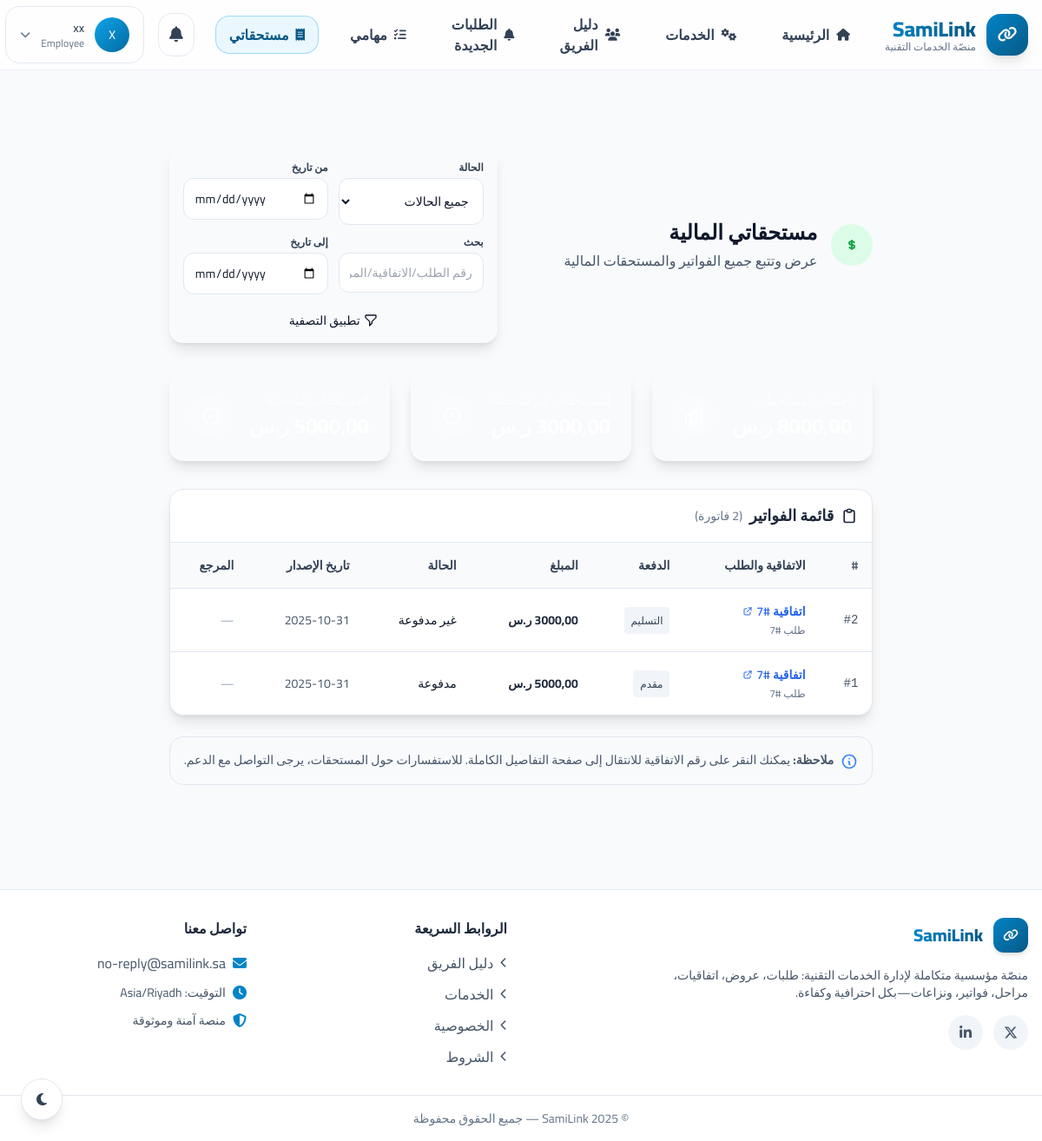
Page /finance/employee/dues/ (signed in) on the earlier database version.
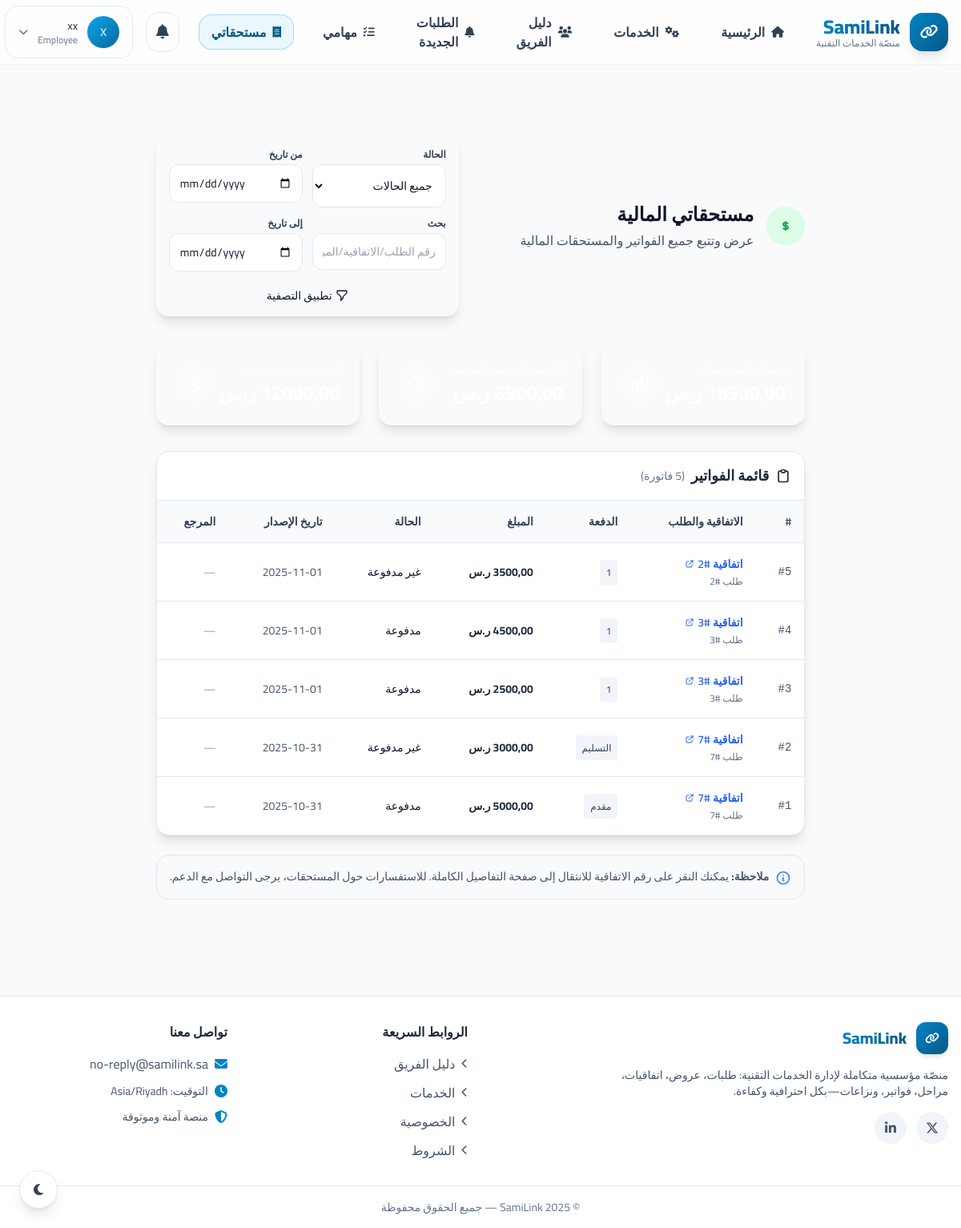
Same page on the later database version.
### finance/models.py (models this page shows, shortened)
class Invoice(models.Model):
    class Status(models.TextChoices):
        UNPAID = "unpaid", "غير مدفوعة"
        PAID = "paid", "مدفوعة"
        CANCELLED = "cancelled", "ملغاة"
    agreement = models.ForeignKey(
        "agreements.Agreement",
        on_delete=models.CASCADE,
        related_name="invoices",
        verbose_name="الاتفاقية",
    )
    milestone = models.ForeignKey(
        "agreements.Milestone",
        on_delete=models.SET_NULL,
        null=True,
        blank=True,
        related_name="invoices",
        verbose_name="الدفعة",
        help_text="فاتورة مرتبطة بمرحلة محددة (إن وُجدت). يُفضّل فاتورة واحدة لكل مرحلة.",
    )
    amount = models.DecimalField("المبلغ", max_digits=12, decimal_places=2, default=Decimal("0.00"))
    status = models.CharField(max_length=16, choices=Status.choices, default=Status.UNPAID)
    issued_at = models.DateTimeField("تاريخ الإصدار", default=timezone.now, db_index=True)
    due_at = models.DateTimeField("موعد السداد", null=True, blank=True, db_index=True)
    paid_at = models.DateTimeField("تاريخ السداد", null=True, blank=True, db_index=True)
    method = models.CharField("طريقة السداد", max_length=50, blank=True)  # مثال: حوالة/مدى/فيزا
    ref_code = models.CharField(
        "مرجع العملية",
        max_length=100,
        blank=True,
        db_index=True,
        help_text="مرجع الدفع من بوابة/حوالة. غير فريد بالضرورة.",
    )
    created_by = models.ForeignKey(
        User,
        on_delete=models.SET_NULL,
        null=True,
        blank=True,
        related_name="invoices_created",
        verbose_name="أنشأها",
    )
    updated_at = models.DateTimeField(auto_now=True)
    objects = InvoiceQuerySet.as_manager()
    class Meta:
        indexes = [
            models.Index(fields=["status", "issued_at"]),
            models.Index(fields=["agreement"]),
            models.Index(fields=["paid_at"]),
            models.Index(fields=["due_at"]),
        ]
        constraints = [
            models.UniqueConstraint(
                fields=["milestone"],
                condition=Q(milestone__isnull=False),
                name="uniq_invoice_per_milestone",
            ),
        ]
        ordering = ["-issued_at", "-id"]
        verbose_name = "فاتورة"
        verbose_name_plural = "فواتير"

### agreements/models.py (models this page shows, shortened)
class Agreement(models.Model):
    class Status(models.TextChoices):
        DRAFT = "draft", "مسودة"
        PENDING = "pending", "بانتظار موافقة العميل"
        ACCEPTED = "accepted", "تمت الموافقة"
        REJECTED = "rejected", "مرفوضة"
    request = models.OneToOneField(
        "marketplace.Request",
        on_delete=models.CASCADE,
        related_name="agreement",
        verbose_name="الطلب",
    )
    employee = models.ForeignKey(
        User,
        on_delete=models.PROTECT,
        related_name="agreements_as_employee",
        verbose_name="الموظف",
    )
    title = models.CharField("عنوان الاتفاقية", max_length=200)
    text = models.TextField("نص الاتفاقية", blank=True)
    duration_days = models.PositiveIntegerField("المدة (أيام)", default=7)
    total_amount = models.DecimalField(
        "الإجمالي (ريال)", max_digits=12, decimal_places=2, default=Decimal("0.00")
    )
    status = models.CharField(max_length=16, choices=Status.choices, default=Status.DRAFT)
    rejection_reason = models.TextField("سبب الرفض (إن وُجد)", blank=True)
    created_at = models.DateTimeField(auto_now_add=True)
    updated_at = models.DateTimeField(auto_now=True)
    class Meta:
        indexes = [
            models.Index(fields=["status", "created_at"]),
            models.Index(fields=["employee"]),
        ]
        constraints = [
            models.CheckConstraint(check=models.Q(total_amount__gte=0), name="agreement_total_amount_gte_0"),
            models.CheckConstraint(check=models.Q(duration_days__gte=1), name="agreement_duration_days_gte_1"),
        ]
        verbose_name = "اتفاقية"
        verbose_name_plural = "اتفاقيات"

class Milestone(models.Model):
    class Status(models.TextChoices):
        PENDING = "pending", "قيد التنفيذ"
        DELIVERED = "delivered", "تم التسليم"
        APPROVED = "approved", "معتمدة"
        REJECTED = "rejected", "مرفوضة"
        PAID = "paid", "مدفوعة"
    agreement = models.ForeignKey(
        "agreements.Agreement",  # عدّل إلى المسار الفعلي إن اختلف
        on_delete=models.CASCADE,
        related_name="milestones",
        verbose_name="الاتفاقية",
    )
    title = models.CharField("عنوان الدفعة/المرحلة", max_length=160)
    amount = models.DecimalField("المبلغ (ريال)", max_digits=12, decimal_places=2)
    order = models.PositiveIntegerField("الترتيب", default=1)
    due_days = models.PositiveIntegerField("مستحق بعد (أيام) من البداية", null=True, blank=True)
    status = models.CharField("الحالة", max_length=12, choices=Status.choices, default=Status.PENDING)
    delivered_at = models.DateTimeField("وقت التسليم", null=True, blank=True)
    delivered_note = models.TextField("ملاحظة التسليم", blank=True)
    approved_at = models.DateTimeField("وقت الاعتماد", null=True, blank=True)
    approved_by = models.ForeignKey(
        settings.AUTH_USER_MODEL,
        null=True,
        blank=True,
        on_delete=models.SET_NULL,
        related_name="approved_milestones",
        verbose_name="اعتمدت بواسطة",
    )
    rejected_reason = models.TextField("سبب الرفض", blank=True)
    paid_at = models.DateTimeField("وقت السداد", null=True, blank=True)
    created_at = models.DateTimeField(auto_now_add=True)
    class Meta:
        ordering = ["order", "id"]
        indexes = [
            models.Index(fields=["agreement", "order"]),
            models.Index(fields=["status"]),
            models.Index(fields=["delivered_at"]),
            models.Index(fields=["approved_at"]),
            models.Index(fields=["paid_at"]),
        ]
        constraints = [
            models.UniqueConstraint(fields=["agreement", "order"], name="uniq_milestone_order_per_agreement"),
            models.CheckConstraint(check=models.Q(amount__gte=0), name="milestone_amount_gte_0"),
            models.CheckConstraint(check=models.Q(order__gte=1), name="milestone_order_gte_1"),
        ]
        verbose_name = "دفعة"
        verbose_name_plural = "دفعات"
    @property
    def is_delivered(self) -> bool:
        return self.status == self.Status.DELIVERED

### marketplace/models.py (models this page shows, shortened)
class Request(models.Model):
    class Status(models.TextChoices):
        NEW = "new", "طلب جديد"
        OFFER_SELECTED = "offer_selected", "تم اختيار عرض"
        AGREEMENT_PENDING = "agreement_pending", "اتفاقية بانتظار الموافقة"
        IN_PROGRESS = "in_progress", "قيد التنفيذ"
        COMPLETED = "completed", "مكتمل"
        DISPUTED = "disputed", "نزاع"          # توحيد التسمية إلى DISPUTED للتوافق مع بقية التطبيقات
        CANCELLED = "cancelled", "ملغى"
    client = models.ForeignKey(User, on_delete=models.CASCADE, related_name="requests_as_client")
    assigned_employee = models.ForeignKey(
        User, on_delete=models.SET_NULL, related_name="requests_as_employee", null=True, blank=True
    )
    title = models.CharField("العنوان", max_length=160)
    details = models.TextField("التفاصيل", blank=True)
    estimated_duration_days = models.PositiveIntegerField("مدة تقديرية (أيام)", default=7)
    estimated_price = models.DecimalField("سعر تقريبي", max_digits=12, decimal_places=2, default=0)
    links = models.TextField("روابط مرتبطة (اختياري)", blank=True)
    status = models.CharField(max_length=32, choices=Status.choices, default=Status.NEW, db_index=True)
    has_milestones = models.BooleanField(default=False)
    has_dispute = models.BooleanField(default=False)
    offer_selected_at = models.DateTimeField("تاريخ اختيار العرض", null=True, blank=True)
    agreement_due_at = models.DateTimeField("موعد استحقاق إرسال الاتفاقية", null=True, blank=True)
    sla_agreement_overdue = models.BooleanField("تجاوز مهلة إنشاء الاتفاقية (تم التنبيه؟)", default=False)
    created_at = models.DateTimeField(auto_now_add=True)
    updated_at = models.DateTimeField(auto_now=True)
    class Meta:
        indexes = [
            models.Index(fields=["status", "created_at"]),
            models.Index(fields=["client"]),
            models.Index(fields=["assigned_employee"]),
            models.Index(fields=["agreement_due_at"]),
        ]
        verbose_name = "طلب"
        verbose_name_plural = "طلبات"

### finance/views.py (the view)
# urls.py: path("employee/dues/", views.employee_dues, name="employee_dues"),
@login_required
@require_GET
def employee_dues(request):
    user = request.user
    role = getattr(user, "role", "")
    if role != "employee" and not _is_finance(user):
        messages.error(request, "هذه الصفحة مخصّصة للموظف.")
        return redirect("website:home")
    status_q = request.GET.get("status") or ""
    method_q = request.GET.get("method") or ""
    q = (request.GET.get("q") or "").strip()
    date_from = request.GET.get("from") or ""
    date_to = request.GET.get("to") or ""
    invs = (
        Invoice.objects.select_related("agreement", "agreement__request", "milestone")
        .filter(agreement__employee_id=user.id)
        .order_by("-issued_at", "-id")
    )
    if status_q == "unpaid":
        invs = invs.filter(status=Invoice.Status.UNPAID)
    elif status_q == "paid":
        invs = invs.filter(status=Invoice.Status.PAID)
    if method_q:
        invs = invs.filter(method__iexact=method_q)
    if q:
        invs = invs.filter(
            Q(agreement__request__id__icontains=q)
            | Q(agreement__id__icontains=q)
            | Q(ref_code__icontains=q)
        )
    if date_from:
        invs = invs.filter(issued_at__date__gte=date_from)
    if date_to:
        invs = invs.filter(issued_at__date__lte=date_to)
    totals = invs.aggregate(
        total=Sum("amount"),
        unpaid=Sum("amount", filter=Q(status=Invoice.Status.UNPAID)),
        paid=Sum("amount", filter=Q(status=Invoice.Status.PAID)),
    )
    methods = (
        Invoice.objects.filter(agreement__employee_id=user.id)
        .exclude(method__isnull=True)
        .exclude(method__exact="")
        .values_list("method", flat=True)
        .distinct()
        .order_by("method")
    )
    return render(
        request,
        "finance/employee_dues.html",
        {
            "invoices": invs,
            "totals": totals,
            "status_q": status_q,
            "q": q,
            "date_from": date_from,
            "date_to": date_to,
            "method_q": method_q,
            "methods": methods,
        },
    )

### templates/finance/employee_dues.html (shortened to what the changed rows need)
{% extends "base.html" %}
{% load static %}
{% block content %}
<section class="max-w-7xl mx-auto rtl px-4 py-8" dir="rtl">
  <div class="flex flex-col lg:flex-row lg:items-center lg:justify-between mb-8 gap-6 fade-in">
    <div class="flex items-center">
      <div>
        <h1 class="text-2xl font-extrabold text-slate-900 dark:text-white">مستحقاتي المالية</h1>
      </div>
    </div>
  </div>
  <div class="rounded-2xl border bg-white dark:bg-slate-800 shadow-lg overflow-hidden fade-in">
    <div class="p-4 border-b border-slate-200 dark:border-slate-600">
      <h2 class="text-lg font-bold text-slate-800 dark:text-white flex items-center">
        قائمة الفواتير
        <span class="text-sm font-normal text-slate-500 dark:text-slate-400 mr-2">
          ({{ invoices.count }} فاتورة)
        </span>
      </h2>
    </div>
    <div class="overflow-x-auto">
      <table class="w-full text-sm">
        <thead>
          <tr class="bg-slate-50 dark:bg-slate-700/50 text-right">
            <th class="p-4 font-semibold text-slate-700 dark:text-slate-300">#</th>
            <th class="p-4 font-semibold text-slate-700 dark:text-slate-300">الاتفاقية والطلب</th>
            <th class="p-4 font-semibold text-slate-700 dark:text-slate-300">الدفعة</th>
            <th class="p-4 font-semibold text-slate-700 dark:text-slate-300">المبلغ</th>
            <th class="p-4 font-semibold text-slate-700 dark:text-slate-300">الحالة</th>
            <th class="p-4 font-semibold text-slate-700 dark:text-slate-300">تاريخ الإصدار</th>
            <th class="p-4 font-semibold text-slate-700 dark:text-slate-300">المرجع</th>
          </tr>
        </thead>
        <tbody>
          {% for inv in invoices %}
            <tr class="invoice-row border-t border-slate-200 dark:border-slate-600">
              <td class="p-4 font-mono text-slate-600 dark:text-slate-400">#{{ inv.id }}</td>
              <td class="p-4">
                <a class="font-semibold text-blue-600 dark:text-blue-400 hover:underline flex items-center" href="{% url 'agreements:detail' inv.agreement.id %}">
                  اتفاقية #{{ inv.agreement.id }}
                  <svg xmlns="http://www.w3.org/2000/svg" class="h-3 w-3 mr-1" fill="none" viewBox="0 0 24 24" stroke="currentColor">
                    <path stroke-linecap="round" stroke-linejoin="round" stroke-width="2" d="M10 6H6a2 2 0 00-2 2v10a2 2 0 002 2h10a2 2 0 002-2v-4M14 4h6m0 0v6m0-6L10 14" />
                  </svg>
                </a>
                <div class="text-xs text-slate-500 dark:text-slate-400 mt-1">طلب #{{ inv.agreement.request.id }}</div>
              </td>
              <td class="p-4 text-slate-700 dark:text-slate-300">
                {% if inv.milestone %}
                  <span class="bg-slate-100 dark:bg-slate-700 px-2 py-1 rounded text-xs">{{ inv.milestone.title }}</span>
                {% else %}
                  <span class="text-slate-400">—</span>
                {% endif %}
              </td>
              <td class="p-4 font-bold text-slate-800 dark:text-slate-200">{{ inv.amount|floatformat:2 }} ر.س</td>
              <td class="p-4">
                <span class="status-badge {% if inv.status == 'paid' %}status-paid{% else %}status-unpaid{% endif %}">
                  {{ inv.get_status_display }}
                </span>
              </td>
              <td class="p-4 text-slate-600 dark:text-slate-400">{{ inv.issued_at|date:"Y-m-d" }}</td>
              <td class="p-4">
                {% if inv.ref_code %}
                  <code class="bg-slate-100 dark:bg-slate-700 px-2 py-1 rounded text-xs font-mono">{{ inv.ref_code }}</code>
                {% else %}
                  <span class="text-slate-400">—</span>
                {% endif %}
              </td>
            </tr>
          {% endfor %}
        </tbody>
      </table>
    </div>
  </div>
</section>
{% endblock %}

Differences in the rows shown:
added Invoice: id "5", agreement.id "2", agreement.request.id "2", milestone "1", amount "3500,00", status "غير مدفوعة", issued_at "2025-11-01"
added Invoice: id "4", agreement.id "3", agreement.request.id "3", milestone "1", amount "4500,00", status "مدفوعة", issued_at "2025-11-01"
added Invoice: id "3", agreement.id "3", agreement.request.id "3", milestone "1", amount "2500,00", status "مدفوعة", issued_at "2025-11-01"
